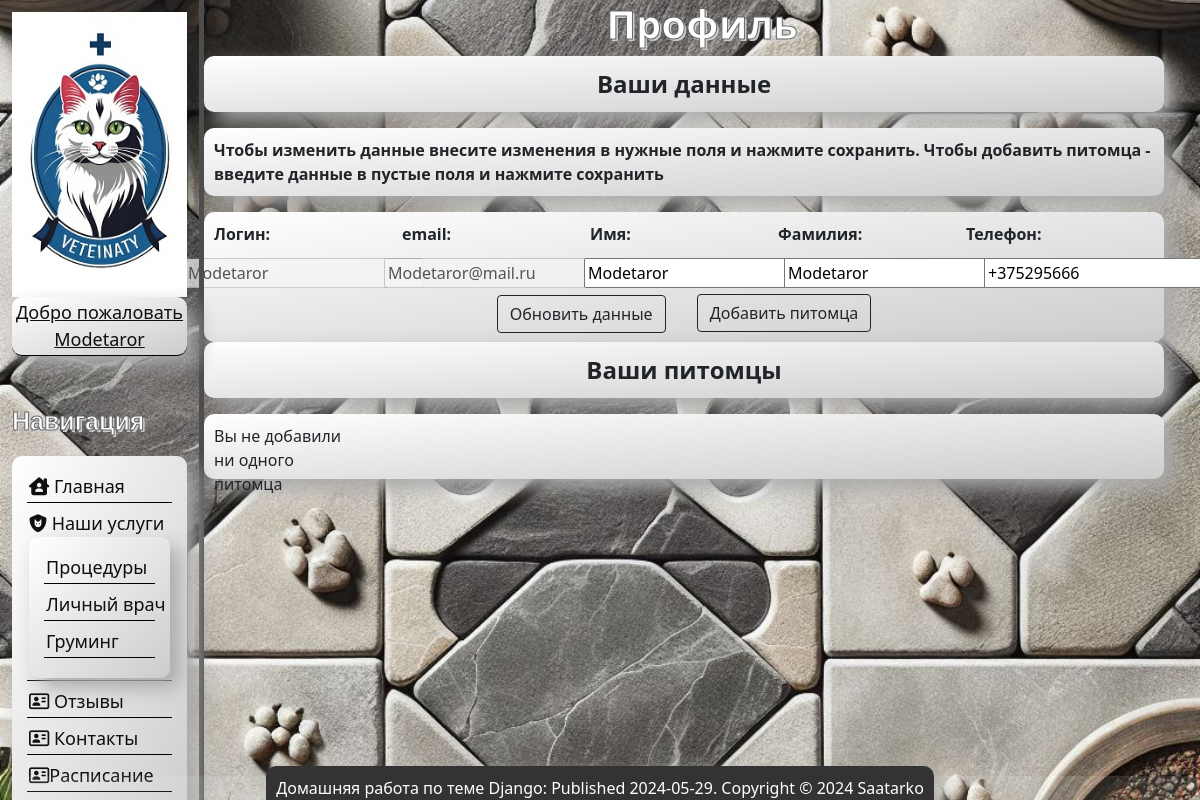
The page /users/profile/ (signed in) on the database its author committed.
### users/models.py (models this page shows)
class User(AbstractUser):
    phone = models.CharField(max_length=20, blank=True, null=True, verbose_name='Телефон')

### users/views.py (the view, shortened to what this page needs)
# urls.py: path('profile/', views.ProfileUser.as_view(), name='profile'),
class ProfileUser(LoginRequiredMixin, UpdateView):
    model = get_user_model()
    form_class = ProfileUserForm
    template_name = 'users/profile.html'
    extra_context = {'title': 'Профайл'}
    success_url = reverse_lazy('users:profile')
    def get_object(self, queryset=None):
        return self.request.user
    def get_context_data(self, **kwargs):
        context = super().get_context_data(**kwargs)
        client, created = Clients.objects.get_or_create(user=self.request.user)
        context['pets'] = Pets.objects.filter(clients=client)
        return context

### users/forms.py
class ProfileUserForm(forms.ModelForm):
    username = forms.CharField(disabled=True, label='Логин',
                               widget=forms.TextInput(attrs={'class': 'form-input'}))
    email = forms.EmailField(disabled=True, label='email',
                             widget=forms.TextInput(attrs={'class': 'form-input'}))
    pets_formset = PetsFormSet
    class Meta:
        model = get_user_model()
        fields = ['username', 'email', 'first_name', 'last_name', 'phone']
        labels = {
            'first_name': 'Имя',
            'last_name': 'Фамилия',
            'phone': 'Телефон'
        }

### users/templates/users/profile.html (shortened to what this page needs)
{% extends 'main/layout.html' %}
{% load static %}
{% block content %}
<h1 class="main_h">Профиль</h1>
<div class="block_prof">
    <form method="post">
        <p class="block_prof_child text_bold text_big_size">Ваши данные</p>
        <p class="block_prof_child text_bold">Чтобы изменить данные внесите изменения в нужные поля и нажмите сохранить.
        Чтобы добавить питомца - введите данные в пустые поля и нажмите сохранить</p>
        <div class="block_prof_child">
            <div class="block_prof_child2">
        <p class="text_bold">{{ form.username.label_tag}}</p>
        <p class="text_bold">{{ form.email.label_tag}}</p>
           <p class="text_bold"> {{ form.first_name.label_tag}}</p>
            <p class="text_bold">{{ form.last_name.label_tag}}</p>
            <p class="text_bold">{{ form.phone.label_tag}}</p>
             </div>
            <br>
            <div class="block_prof_child4">
        <p>{{ form.username}}</p>
        <p>{{ form.email}}</p>
           <p> {{ form.first_name}}</p>
            <p>{{ form.last_name}}</p>
           <p> {{ form.phone}} </p>
                </div>
                <div class="block_prof_child4">
                    <p><button class="btn btn-outline-dark" type="submit">Обновить данные</button></p>
                             <a href="{% url 'users:profile_add_pet' %}">
                                <button type="button" class="btn btn-outline-dark">Добавить питомца</button>
                              </a>
                    </div>
        </div>
        <p class="block_prof_child text_bold text_big_size">Ваши питомцы</p>
        <div class="block_prof_child">
              <div class="block_prof_child3">
                   {% if pets %}
                    <p class="text_bold"> Кличка питомца </p>
                    <p class="text_bold"> Дата рождения</p>
                   <p class="text_bold"> Порода</p>
                    <p class="text_bold">Окрас</p>
                </div>
             <div class="block_prof_child3">
                    {% for el in pets %}
                    <p class="borders">{{ el.nickname }}</p>
                   <p class="borders"> {{ el.birthdate }}</p>
                   <p class="borders"> {{ el.breed }}</p>
                   <p class="borders"> {{ el.color }}</p>
                             <a href="{% url 'users:profile_delete' el.id %}">
                                <button type="button" class="btn btn-outline-dark btn_pofile">Удалить</button>
                              </a>
                            <a href="{% url 'users:profile_edit_pet' el.id %}">
                                <button type="button" class="btn btn-outline-dark">Отредактировать</button>
                              </a>
                         <br>
                    {% endfor %}
                 </div>
                    {% else %}
                 <p class="block_prof_child5">Вы не добавили ни одного питомца</p>
                     {% endif %}
                </div>
        </div>
    </form>
</div>
{% endblock %}

### main/templates/main/layout.html (shortened to what this page needs)
{% load static %}
<!DOCTYPE html>
<html lang="en">
<head>
  <link rel="stylesheet" href="https://cdn.jsdelivr.net/npm/bootstrap@5.0.2/dist/css/bootstrap.min.css" rel="stylesheet">
    <link rel="stylesheet" href="{% static 'main/css/main.css' %}">
    <link rel="stylesheet" href="https://use.fontawesome.com/releases/v5.8.2/css/all.css">
</head>
<body>
    <aside id="navigation-panel">
    <div class="nav_panel">
        <img src="{% static 'main/img/logo.jpg' %}" alt="Логотип">
                   {% if user.is_authenticated %}
                <p> <a href="{% url 'users:profile' %}">Добро пожаловать {{user.username}}</a></p>
                {% endif %}
        <h3 class="nav_h">Навигация</h3>
        <nav>
            <ul>
                <li><a href="{% url 'home' %}"><i class="fa-solid fa-house-user"></i> Главная</a></li>
                <li onclick="toggleServices(this)">
                    <i class="fa-solid fa-shield-cat"></i> Наши услуги
                    <ul>
                        <li><a href="{% url 'procedure' %}">Процедуры</a></li>
                        <li><a href="{% url 'personal_doctor' %}">Личный врач</a></li>
                        <li><a href="{% url 'gruming' %}">Груминг</a></li>
                    </ul>
                </li>
                <li><a href="{% url 'reviews-list' %}"><i class="fa-regular fa-address-card"></i> Отзывы</a></li>
                <li><a href="{% url 'contacts' %}"><i class="fa-regular fa-address-card"></i> Контакты</a></li>
                 {% if user.username == "Modetaror" or user.username == "Saatarko"%}
                 <li><a href="{% url 'schedule' %}"><i class="fa-regular fa-address-card"></i>Расписание</a></li>
                 {% endif %}
            </ul>
        </nav>
    </div>
</aside>
    <main>
     {% block content %} {% endblock %}
    </main>
    <div class="flex-container_3">
            <div class="footer">
            <div  class="flex-child_3">
                <a>Домашняя работа по теме Django: Published 2024-05-29. Copyright © 2024 Saatarko</a>
            </div>
            </div>
        </div>
</body>
</html>

### main/static/main/css/main.css (style rules this page uses)
#navigation-panel { float: left; width: 17%; padding: 1.0%; height: 100%; position: fixed; top: 0; bottom: 0; color: #0F0F0F; max-width: 17%; border-right: 5px solid #4d4d4d; }
.nav_panel { display: flex; flex-direction: column; flex-wrap: wrap; }
.nav_panel img { max-width: 100%; height: auto; width: 100%; display: block; }
.nav_panel nav { width: 100%; }
.nav_panel ul { display: block; padding: 15px; list-style-type: none; width: auto; background: linear-gradient(to bottom right, #ffffff, #cccccc); box-shadow: 10px 10px 20px #aaaaaa; border-radius: 10px; font-size: 18px; }
.nav_panel p { display: block; padding: 15px; list-style-type: none; width: auto; background: linear-gradient(to bottom right, #ffffff, #cccccc); box-shadow: 10px 10px 20px #aaaaaa; border-radius: 10px; font-size: 18px; transition: transform .6s ease; padding: 2px; margin-bottom: 5px; border-bottom: 1px solid #000; text-align: center; list-style-type: none; }
.nav_panel p a { color: #0F0F0F; }
.nav_panel ul li { transition: transform .6s ease; padding: 2px; margin-bottom: 5px; border-bottom: 1px solid #000; white-space: nowrap; }
.nav_panel ul a { text-decoration: none; color: #0F0F0F; }
.nav_panel h3 { margin-top: 25px; font-size: 25px; }
.flex-container_3 { z-index: 5; display: flex; background-color: rgba(255, 255, 255, 0.1); height: 3%; justify-content: center; box-shadow: 15px 15px 15px #aaaaaa; flex-direction: column; border-radius: 10px; position: fixed; bottom: 0; width: 100%; }
.flex-child_3 { align-items: flex-end; display: flex; align-items: center; justify-content: center; color: white; }
.flex-child_3 a { padding: 10px; text-decoration: none; color: white; background: #333; margin: 5px; box-shadow: 10px 10px 20px #aaaaaa; border-radius: 10px; }
.footer { flex-shrink: 0; }
.main_h { margin-left: 17%; text-align: center; padding: 0; width: calc(100% - 17%) font-family: 'Montserrat', sans-serif; font-size: 2.5em; font-weight: bold; color: #fff; -webkit-text-stroke: 1px #666; text-shadow: 2px 2px 0 #ccc; }
body { background-image: url("/static/main/img/background.jfif"); background-size: cover; background-position: center; background-attachment: fixed; }
.nav_h { text-align: left; margin: 0; padding: 20px 0; width: 100%; font-family: 'Montserrat', sans-serif; font-size: 1.5em; font-weight: bold; color: #fff; -webkit-text-stroke: 1px #666; text-shadow: 2px 2px 0 #ccc; }
.text_bold { font-weight: bold; }
.text_big_size { font-size: 24px; }
.block_prof { display: flex; margin-left: 17%; flex-direction: column; width: 80%; }
.block_prof_child { display: flex; flex-wrap: wrap; flex-direction: row; width: 100%; justify-content: center; align-items: flex-start; padding: 10px; box-sizing: border-box; background: linear-gradient(to bottom right, #ffffff, #cccccc); box-shadow: 10px 10px 20px #aaaaaa; border-radius: 10px; }
.block_prof_child2 { display: flex; justify-content: left; align-items: center; width: 100%; box-sizing: border-box; }
.block_prof_child2 p { width: 200px; height: 20px; }
.block_prof_child3 { display: flex; flex-wrap: wrap; justify-content: left; width: 100%; box-sizing: border-box; }
.block_prof_child3 p { width: 150px; height: 35px; margin-bottom: 10px }
.block_prof_child4 { display: flex; justify-content: center; align-items: center; width: 100%; box-sizing: border-box; }
.block_prof_child4 p { width: 200px; height: 20px; }

### rows shown on the page
User: username "Modetaror", email "Modetaror@mail.ru", first_name "Modetaror", last_name "Modetaror", phone "+375295666"
